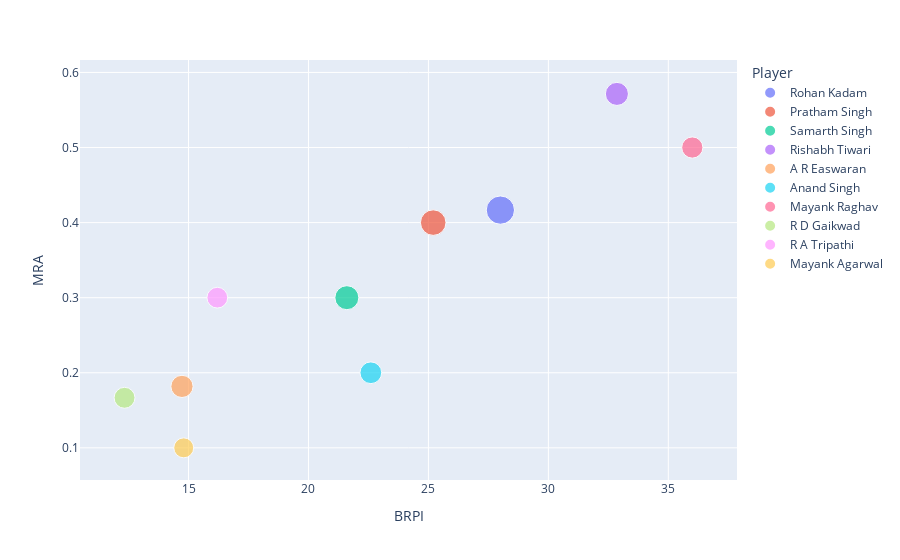

Notebook source saved alongside this figure:
### Code cell
from plotly.graph_objs import *
fig = px.scatter(df_smat_2019.iloc[:10], x="BRPI", y="MRA", color="Player",
                 size='Runs', hover_data=['SR','Inns'])

fig.show()

### Figure 1 — Plotly figure (JSON) as saved in the notebook; plotly's stock layout.template omitted (floating-point values rounded to 4 significant figures)
{"data": [{"customdata": [[129.8, 12]], "hovertemplate": "Player=Rohan Kadam<br>BRPI=%{x}<br>MRA=%{y}<br>Runs=%{marker.size}<br>SR=%{customdata[0]}<br>Inns=%{customdata[1]}<extra></extra>", "legendgroup": "Rohan Kadam", "marker": {"color": "#636efa", "size": [536], "sizemode": "area", "sizeref": 1.34, "symbol": "circle"}, "mode": "markers", "name": "Rohan Kadam", "orientation": "v", "showlegend": true, "type": "scatter", "x": [28], "xaxis": "x", "y": [0.4167], "yaxis": "y"}, {"customdata": [[136.0, 10]], "hovertemplate": "Player=Pratham Singh<br>BRPI=%{x}<br>MRA=%{y}<br>Runs=%{marker.size}<br>SR=%{customdata[0]}<br>Inns=%{customdata[1]}<extra></extra>", "legendgroup": "Pratham Singh", "marker": {"color": "#EF553B", "size": [438], "sizemode": "area", "sizeref": 1.34, "symbol": "circle"}, "mode": "markers", "name": "Pratham Singh", "orientation": "v", "showlegend": true, "type": "scatter", "x": [25.2], "xaxis": "x", "y": [0.4], "yaxis": "y"}, {"customdata": [[121.5, 10]], "hovertemplate": "Player=Samarth Singh<br>BRPI=%{x}<br>MRA=%{y}<br>Runs=%{marker.size}<br>SR=%{customdata[0]}<br>Inns=%{customdata[1]}<extra></extra>", "legendgroup": "Samarth Singh", "marker": {"color": "#00cc96", "size": [385], "sizemode": "area", "sizeref": 1.34, "symbol": "circle"}, "mode": "markers", "name": "Samarth Singh", "orientation": "v", "showlegend": true, "type": "scatter", "x": [21.6], "xaxis": "x", "y": [0.3], "yaxis": "y"}, {"customdata": [[149.4, 7]], "hovertemplate": "Player=Rishabh Tiwari<br>BRPI=%{x}<br>MRA=%{y}<br>Runs=%{marker.size}<br>SR=%{customdata[0]}<br>Inns=%{customdata[1]}<extra></extra>", "legendgroup": "Rishabh Tiwari", "marker": {"color": "#ab63fa", "size": [357], "sizemode": "area", "sizeref": 1.34, "symbol": "circle"}, "mode": "markers", "name": "Rishabh Tiwari", "orientation": "v", "showlegend": true, "type": "scatter", "x": [32.86], "xaxis": "x", "y": [0.5714], "yaxis": "y"}, {"customdata": [[136.8, 11]], "hovertemplate": "Player=A R Easwaran<br>BRPI=%{x}<br>MRA=%{y}<br>Runs=%{marker.size}<br>SR=%{customdata[0]}<br>Inns=%{customdata[1]}<extra></extra>", "legendgroup": "A R Easwaran", "marker": {"color": "#FFA15A", "size": [331], "sizemode": "area", "sizeref": 1.34, "symbol": "circle"}, "mode": "markers", "name": "A R Easwaran", "orientation": "v", "showlegend": true, "type": "scatter", "x": [14.73], "xaxis": "x", "y": [0.1818], "yaxis": "y"}, {"customdata": [[136.2, 10]], "hovertemplate": "Player=Anand Singh<br>BRPI=%{x}<br>MRA=%{y}<br>Runs=%{marker.size}<br>SR=%{customdata[0]}<br>Inns=%{customdata[1]}<extra></extra>", "legendgroup": "Anand Singh", "marker": {"color": "#19d3f3", "size": [316], "sizemode": "area", "sizeref": 1.34, "symbol": "circle"}, "mode": "markers", "name": "Anand Singh", "orientation": "v", "showlegend": true, "type": "scatter", "x": [22.6], "xaxis": "x", "y": [0.2], "yaxis": "y"}, {"customdata": [[143.3, 6]], "hovertemplate": "Player=Mayank Raghav<br>BRPI=%{x}<br>MRA=%{y}<br>Runs=%{marker.size}<br>SR=%{customdata[0]}<br>Inns=%{customdata[1]}<extra></extra>", "legendgroup": "Mayank Raghav", "marker": {"color": "#FF6692", "size": [301], "sizemode": "area", "sizeref": 1.34, "symbol": "circle"}, "mode": "markers", "name": "Mayank Raghav", "orientation": "v", "showlegend": true, "type": "scatter", "x": [36], "xaxis": "x", "y": [0.5], "yaxis": "y"}, {"customdata": [[121.1, 12]], "hovertemplate": "Player=R D Gaikwad<br>BRPI=%{x}<br>MRA=%{y}<br>Runs=%{marker.size}<br>SR=%{customdata[0]}<br>Inns=%{customdata[1]}<extra></extra>", "legendgroup": "R D Gaikwad", "marker": {"color": "#B6E880", "size": [293], "sizemode": "area", "sizeref": 1.34, "symbol": "circle"}, "mode": "markers", "name": "R D Gaikwad", "orientation": "v", "showlegend": true, "type": "scatter", "x": [12.33], "xaxis": "x", "y": [0.1667], "yaxis": "y"}, {"customdata": [[120.9, 10]], "hovertemplate": "Player=R A Tripathi<br>BRPI=%{x}<br>MRA=%{y}<br>Runs=%{marker.size}<br>SR=%{customdata[0]}<br>Inns=%{customdata[1]}<extra></extra>", "legendgroup": "R A Tripathi", "marker": {"color": "#FF97FF", "size": [289], "sizemode": "area", "sizeref": 1.34, "symbol": "circle"}, "mode": "markers", "name": "R A Tripathi", "orientation": "v", "showlegend": true, "type": "scatter", "x": [16.2], "xaxis": "x", "y": [0.3], "yaxis": "y"}, {"customdata": [[127.8, 10]], "hovertemplate": "Player=Mayank Agarwal<br>BRPI=%{x}<br>MRA=%{y}<br>Runs=%{marker.size}<br>SR=%{customdata[0]}<br>Inns=%{customdata[1]}<extra></extra>", "legendgroup": "Mayank Agarwal", "marker": {"color": "#FECB52", "size": [267], "sizemode": "area", "sizeref": 1.34, "symbol": "circle"}, "mode": "markers", "name": "Mayank Agarwal", "orientation": "v", "showlegend": true, "type": "scatter", "x": [14.8], "xaxis": "x", "y": [0.1], "yaxis": "y"}], "layout": {"legend": {"itemsizing": "constant", "title": {"text": "Player"}, "tracegroupgap": 0}, "margin": {"t": 60}, "xaxis": {"anchor": "y", "domain": [0, 1], "title": {"text": "BRPI"}}, "yaxis": {"anchor": "x", "domain": [0, 1], "title": {"text": "MRA"}}}}
